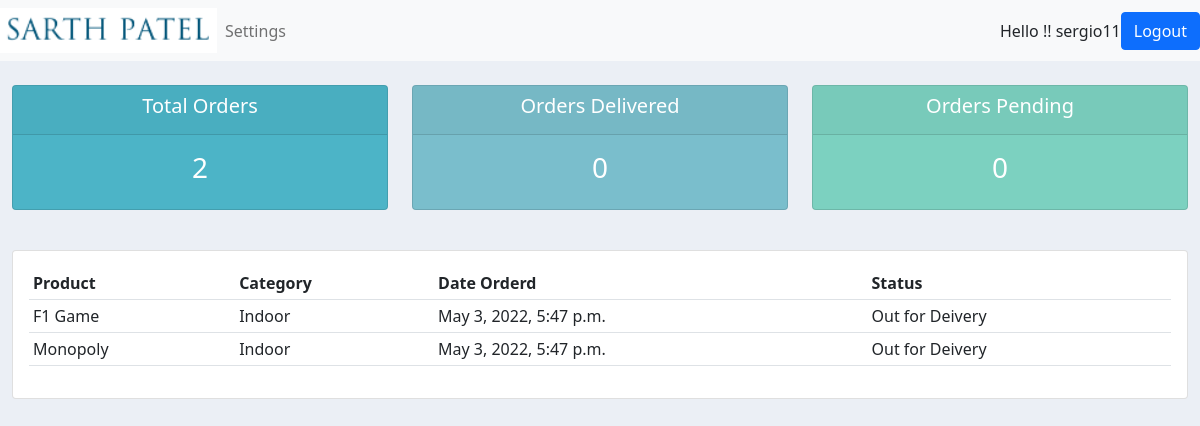
The app's page /user/ (signed in) with its own data.
### accounts/models.py (models this page shows, shortened)
class Order(models.Model):
    STATUS = (
        ('Pending','Pending'),
        ('Out for Deivery','Out for Deivery'),
        ('Delivered','Delivered')
    )
    contact = models.ForeignKey(Customer,null=True,on_delete=models.SET_NULL)
    product = models.ForeignKey(Product,null=True,on_delete=models.SET_NULL)
    date_created = models.DateTimeField(auto_now_add=True,null=True)
    status = models.CharField(max_length=200,null=True,choices=STATUS)

class Product(models.Model):
    CATEGORY = (
        ('Indoor','Indoor'),
        ('Outdoor','Outdoor'),
    )
    name = models.CharField(max_length=200,null=True)
    price = models.FloatField(null=True)
    category = models.CharField(max_length=200,null=True,choices=CATEGORY)
    description = models.CharField(max_length=200,null=True)
    date_created = models.DateTimeField(auto_now_add=True,null=True)
    tags = models.ManyToManyField(Tag)
    def __str__(self):
        return self.name

### accounts/decoraters.py (the view)
        def wrapper_func(request,*args,**kwargs):
            group = None
            if request.user.groups.exists():
                group = request.user.groups.all()[0].name
            if group in allowed_roles:
                return view_func(request,*args,**kwargs)
            else:
                return HttpResponse('You are not allowed to view this page')

### accounts/decoraters.py (called while the page is built)
def allowed_users(allowed_roles=[]):
    def decorater(view_func):
        def wrapper_func(request,*args,**kwargs):
            group = None
            if request.user.groups.exists():
                group = request.user.groups.all()[0].name
            if group in allowed_roles:
                return view_func(request,*args,**kwargs)
            else:
                return HttpResponse('You are not allowed to view this page')
        return wrapper_func
    return decorater

### accounts/views.py (called while the page is built)
@login_required(login_url='/login/')
@allowed_users(allowed_roles=['customer'])
def userPage(request):
    orders = request.user.customer.order_set.all()
    total_orders = orders.count()
    delivered = orders.filter(status='Delivered').count()
    pending = orders.filter(status='Pending').count()
    context = {'orders':orders,'total_orders':total_orders,'delivered':delivered,'pending':pending}
    return render(request, 'accounts/users.html', context)

### accounts/templates/accounts/users.html
{%  extends 'accounts/main.html' %}
{% block content %}
{%  include 'accounts/status.html' %}
<br>
<div class="row">
	<div class="col-md">
		<div class="card card-body">
			<table class="table table-sm">
				<tr>
					<th>Product</th>
					<th>Category</th>
					<th>Date Orderd</th>
					<th>Status</th>
				</tr>
				{% for order in orders %}
				<tr>
					<td>{{order.product}}</td>
					<td>{{order.product.category}}</td>
					<td>{{order.date_created}}</td>
					<td>{{order.status}}</td>
				</tr>
				{% endfor %}
			</table>
		</div>
	</div>
</div>
{% endblock content %}

### accounts/templates/accounts/navbar.html (shortened to what this page needs)
{% load static %}
<nav class="navbar navbar-expand-lg navbar-light bg-light">
 <img src="{% static 'images/op.png' %}">
  <div class="collapse navbar-collapse" id="navbarNav">
    <ul class="navbar-nav">
      {% if request.users.is_staff %}
      <li class="nav-item active">
        <a class="nav-link" href="{% url 'home' %}">Dashboard</a>
      </li>
      <li class="nav-item">
        <a class="nav-link" href="{% url 'products' %}">Products</a>
      </li>
      {% else %}
       <li class="nav-item">
        <a class="nav-link" href="{% url 'account' %}">Settings</a>
      </li>
      {% endif %}
    </ul>
  </div>
  <span id="msg-id">Hello !! {{request.user}}</span>
  <div class="btn-group">
    <a href="{% url 'logout' %}" class="btn btn-primary">Logout</a>
  </div>
</nav>

### static/css/main.css (style rules this page uses)
body { background-color: #ebeff5; }

### records on screen
Order: product "F1 Game", product.category "Indoor", date_created "May 3, 2022, 5:47 p.m.", status "Out for Deivery"
Order: product "Monopoly", product.category "Indoor", date_created "May 3, 2022, 5:47 p.m.", status "Out for Deivery"

### other values on screen
{{ request.user }} "sergio11"
{{ total_orders }} "2"
{{ delivered }} "0"
{{ pending }} "0"
